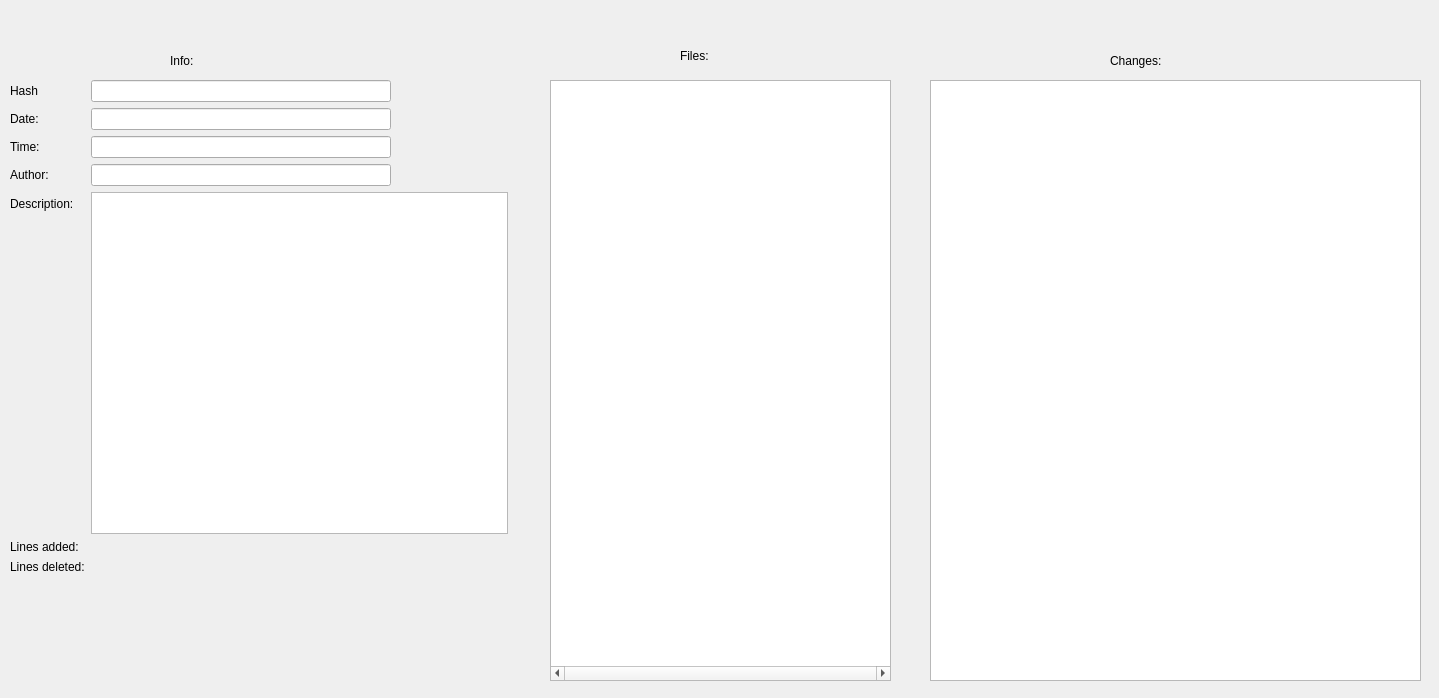
<?xml version="1.0" encoding="UTF-8"?>
<ui version="4.0">
 <class>CommitWindow</class>
 <widget class="QWidget" name="CommitWindow">
  <property name="geometry">
   <rect>
    <x>0</x>
    <y>0</y>
    <width>1439</width>
    <height>698</height>
   </rect>
  </property>
  <property name="sizePolicy">
   <sizepolicy hsizetype="Preferred" vsizetype="Preferred">
    <horstretch>0</horstretch>
    <verstretch>0</verstretch>
   </sizepolicy>
  </property>
  <property name="minimumSize">
   <size>
    <width>1439</width>
    <height>698</height>
   </size>
  </property>
  <property name="maximumSize">
   <size>
    <width>1439</width>
    <height>698</height>
   </size>
  </property>
  <property name="windowTitle">
   <string>Commit</string>
  </property>
  <widget class="QWidget" name="formLayoutWidget">
   <property name="geometry">
    <rect>
     <x>10</x>
     <y>80</y>
     <width>498</width>
     <height>494</height>
    </rect>
   </property>
   <layout class="QFormLayout" name="formLayout">
    <item row="0" column="0">
     <widget class="QLabel" name="label_4">
      <property name="text">
       <string>Hash</string>
      </property>
     </widget>
    </item>
    <item row="0" column="1">
     <widget class="QLineEdit" name="txtHash">
      <property name="minimumSize">
       <size>
        <width>300</width>
        <height>0</height>
       </size>
      </property>
      <property name="maximumSize">
       <size>
        <width>240</width>
        <height>16777215</height>
       </size>
      </property>
      <property name="readOnly">
       <bool>true</bool>
      </property>
     </widget>
    </item>
    <item row="1" column="0">
     <widget class="QLabel" name="label">
      <property name="text">
       <string>Date:</string>
      </property>
     </widget>
    </item>
    <item row="1" column="1">
     <widget class="QLineEdit" name="txtDate">
      <property name="minimumSize">
       <size>
        <width>300</width>
        <height>0</height>
       </size>
      </property>
      <property name="maximumSize">
       <size>
        <width>240</width>
        <height>16777215</height>
       </size>
      </property>
      <property name="readOnly">
       <bool>true</bool>
      </property>
     </widget>
    </item>
    <item row="2" column="0">
     <widget class="QLabel" name="label_2">
      <property name="text">
       <string>Time:</string>
      </property>
     </widget>
    </item>
    <item row="2" column="1">
     <widget class="QLineEdit" name="txtTime">
      <property name="minimumSize">
       <size>
        <width>300</width>
        <height>0</height>
       </size>
      </property>
      <property name="maximumSize">
       <size>
        <width>240</width>
        <height>16777215</height>
       </size>
      </property>
      <property name="readOnly">
       <bool>true</bool>
      </property>
     </widget>
    </item>
    <item row="3" column="0">
     <widget class="QLabel" name="label_3">
      <property name="text">
       <string>Author:</string>
      </property>
     </widget>
    </item>
    <item row="3" column="1">
     <widget class="QLineEdit" name="txtAuthor">
      <property name="minimumSize">
       <size>
        <width>300</width>
        <height>0</height>
       </size>
      </property>
      <property name="maximumSize">
       <size>
        <width>240</width>
        <height>16777215</height>
       </size>
      </property>
      <property name="readOnly">
       <bool>true</bool>
      </property>
     </widget>
    </item>
    <item row="4" column="0">
     <widget class="QLabel" name="label_5">
      <property name="text">
       <string>Description:</string>
      </property>
     </widget>
    </item>
    <item row="5" column="0">
     <widget class="QLabel" name="label_8">
      <property name="text">
       <string>Lines added:</string>
      </property>
     </widget>
    </item>
    <item row="5" column="1">
     <widget class="QLabel" name="lblLinesAdded">
      <property name="text">
       <string/>
      </property>
     </widget>
    </item>
    <item row="6" column="0">
     <widget class="QLabel" name="label_9">
      <property name="text">
       <string>Lines deleted:</string>
      </property>
     </widget>
    </item>
    <item row="6" column="1">
     <widget class="QLabel" name="lblLinesDeleted">
      <property name="text">
       <string/>
      </property>
     </widget>
    </item>
    <item row="4" column="1">
     <widget class="QTextBrowser" name="txtDescription">
      <property name="minimumSize">
       <size>
        <width>300</width>
        <height>0</height>
       </size>
      </property>
      <property name="maximumSize">
       <size>
        <width>1000</width>
        <height>16777215</height>
       </size>
      </property>
     </widget>
    </item>
   </layout>
  </widget>
  <widget class="QTreeView" name="treeFiles">
   <property name="geometry">
    <rect>
     <x>550</x>
     <y>80</y>
     <width>341</width>
     <height>601</height>
    </rect>
   </property>
   <property name="sizePolicy">
    <sizepolicy hsizetype="Expanding" vsizetype="Expanding">
     <horstretch>0</horstretch>
     <verstretch>0</verstretch>
    </sizepolicy>
   </property>
   <property name="horizontalScrollBarPolicy">
    <enum>Qt::ScrollBarAlwaysOn</enum>
   </property>
   <property name="sizeAdjustPolicy">
    <enum>QAbstractScrollArea::AdjustToContents</enum>
   </property>
  </widget>
  <widget class="QLabel" name="label_6">
   <property name="geometry">
    <rect>
     <x>680</x>
     <y>40</y>
     <width>71</width>
     <height>31</height>
    </rect>
   </property>
   <property name="text">
    <string>Files:</string>
   </property>
  </widget>
  <widget class="QLabel" name="label_7">
   <property name="geometry">
    <rect>
     <x>170</x>
     <y>40</y>
     <width>71</width>
     <height>41</height>
    </rect>
   </property>
   <property name="text">
    <string>Info:</string>
   </property>
  </widget>
  <widget class="QLabel" name="label_12">
   <property name="geometry">
    <rect>
     <x>1110</x>
     <y>40</y>
     <width>121</width>
     <height>41</height>
    </rect>
   </property>
   <property name="text">
    <string>Changes:</string>
   </property>
  </widget>
  <widget class="QTextBrowser" name="txtChanges">
   <property name="geometry">
    <rect>
     <x>930</x>
     <y>80</y>
     <width>491</width>
     <height>601</height>
    </rect>
   </property>
  </widget>
 </widget>
 <resources/>
 <connections/>
</ui>
